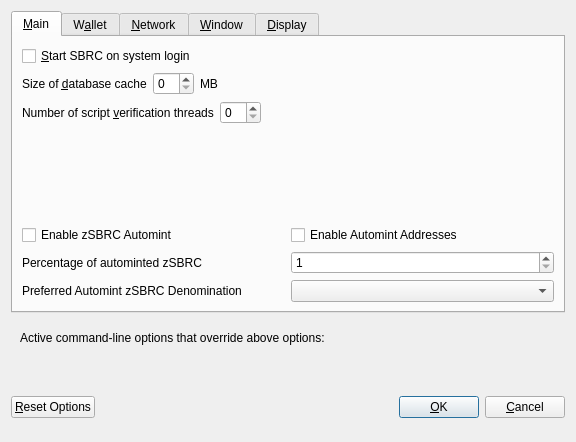
<?xml version="1.0" encoding="UTF-8"?>
<ui version="4.0">
 <class>OptionsDialog</class>
 <widget class="QDialog" name="OptionsDialog">
  <property name="geometry">
   <rect>
    <x>0</x>
    <y>0</y>
    <width>576</width>
    <height>442</height>
   </rect>
  </property>
  <property name="windowTitle">
   <string>Options</string>
  </property>
  <property name="modal">
   <bool>true</bool>
  </property>
  <layout class="QVBoxLayout" name="verticalLayout">
   <item>
    <widget class="QTabWidget" name="tabWidget">
     <property name="currentIndex">
      <number>0</number>
     </property>
     <widget class="QWidget" name="tabMain">
      <attribute name="title">
       <string>&amp;Main</string>
      </attribute>
      <layout class="QVBoxLayout" name="verticalLayout_Main">
       <item>
        <widget class="QCheckBox" name="bitcoinAtStartup">
         <property name="toolTip">
          <string>Automatically start SBRC after logging in to the system.</string>
         </property>
         <property name="text">
          <string>&amp;Start SBRC on system login</string>
         </property>
        </widget>
       </item>
       <item>
        <layout class="QHBoxLayout" name="horizontalLayout_2_Main">
         <item>
          <widget class="QLabel" name="databaseCacheLabel">
           <property name="text">
            <string>Size of &amp;database cache</string>
           </property>
           <property name="textFormat">
            <enum>Qt::PlainText</enum>
           </property>
           <property name="buddy">
            <cstring>databaseCache</cstring>
           </property>
          </widget>
         </item>
         <item>
          <widget class="QSpinBox" name="databaseCache"/>
         </item>
         <item>
          <widget class="QLabel" name="databaseCacheUnitLabel">
           <property name="text">
            <string>MB</string>
           </property>
           <property name="textFormat">
            <enum>Qt::PlainText</enum>
           </property>
          </widget>
         </item>
         <item>
          <spacer name="horizontalSpacer_2_Main">
           <property name="orientation">
            <enum>Qt::Horizontal</enum>
           </property>
           <property name="sizeHint" stdset="0">
            <size>
             <width>40</width>
             <height>20</height>
            </size>
           </property>
          </spacer>
         </item>
        </layout>
       </item>
       <item>
        <layout class="QHBoxLayout" name="horizontalLayout_3_Main">
         <item>
          <widget class="QLabel" name="threadsScriptVerifLabel">
           <property name="text">
            <string>Number of script &amp;verification threads</string>
           </property>
           <property name="textFormat">
            <enum>Qt::PlainText</enum>
           </property>
           <property name="buddy">
            <cstring>threadsScriptVerif</cstring>
           </property>
          </widget>
         </item>
         <item>
          <widget class="QSpinBox" name="threadsScriptVerif">
           <property name="toolTip">
            <string>(0 = auto, &lt;0 = leave that many cores free)</string>
           </property>
          </widget>
         </item>
         <item>
          <spacer name="horizontalSpacer_3_Main">
           <property name="orientation">
            <enum>Qt::Horizontal</enum>
           </property>
           <property name="sizeHint" stdset="0">
            <size>
             <width>40</width>
             <height>20</height>
            </size>
           </property>
          </spacer>
         </item>
        </layout>
       </item>
       <item>
        <spacer name="verticalSpacer_2">
         <property name="orientation">
          <enum>Qt::Vertical</enum>
         </property>
         <property name="sizeHint" stdset="0">
          <size>
           <width>20</width>
           <height>40</height>
          </size>
         </property>
        </spacer>
       </item>
       <item>
        <widget class="QWidget" name="verticalZpivOptionsWidget" native="true">
         <layout class="QVBoxLayout" name="verticalZpivOptionsLayout">
          <property name="margin">
           <number>0</number>
          </property>
          <item>
           <layout class="QHBoxLayout" name="horizontalAutomintingLayout">
            <item>
             <widget class="QCheckBox" name="checkBoxZeromintEnable">
              <property name="toolTip">
               <string>Enable automatic minting of SBRC units to zSBRC</string>
              </property>
              <property name="layoutDirection">
               <enum>Qt::LeftToRight</enum>
              </property>
              <property name="text">
               <string>Enable zSBRC Automint</string>
              </property>
             </widget>
            </item>
            <item>
             <widget class="QCheckBox" name="checkBoxZeromintAddresses">
              <property name="toolTip">
               <string>Enable automatic zSBRC minting from specific addresses</string>
              </property>
              <property name="layoutDirection">
               <enum>Qt::LeftToRight</enum>
              </property>
              <property name="text">
               <string>Enable Automint Addresses</string>
              </property>
             </widget>
            </item>
           </layout>
          </item>
          <item>
           <layout class="QHBoxLayout" name="horizontalZmintPercentageLayout">
            <item>
             <widget class="QLabel" name="percentage_label">
              <property name="toolTip">
               <string>Percentage of incoming SBRC which get automatically converted to zSBRC via Zerocoin Protocol (min: 10%)</string>
              </property>
              <property name="text">
               <string>Percentage of autominted zSBRC</string>
              </property>
             </widget>
            </item>
            <item>
             <widget class="QSpinBox" name="zeromintPercentage">
              <property name="minimum">
               <number>1</number>
              </property>
              <property name="maximum">
               <number>100</number>
              </property>
             </widget>
            </item>
           </layout>
          </item>
          <item>
           <layout class="QHBoxLayout" name="horizontalLayout" stretch="0,0">
            <property name="sizeConstraint">
             <enum>QLayout::SetFixedSize</enum>
            </property>
            <item>
             <widget class="QLabel" name="labelPreferredDenom">
              <property name="maximumSize">
               <size>
                <width>16777215</width>
                <height>16777215</height>
               </size>
              </property>
              <property name="toolTip">
               <string>Wait with automatic conversion to Zerocoin until enough SBRC for this denomination is available</string>
              </property>
              <property name="text">
               <string>Preferred Automint zSBRC Denomination</string>
              </property>
             </widget>
            </item>
            <item>
             <widget class="QComboBox" name="preferredDenom">
              <property name="maximumSize">
               <size>
                <width>16777215</width>
                <height>27</height>
               </size>
              </property>
              <property name="toolTip">
               <string>Wait with automatic conversion to Zerocoin until enough SBRC for this denomination is available</string>
              </property>
              <property name="maxVisibleItems">
               <number>9</number>
              </property>
              <property name="maxCount">
               <number>9</number>
              </property>
             </widget>
            </item>
           </layout>
          </item>
         </layout>
        </widget>
       </item>
      </layout>
     </widget>
     <widget class="QWidget" name="tabWallet">
      <attribute name="title">
       <string>W&amp;allet</string>
      </attribute>
      <layout class="QVBoxLayout" name="verticalLayout_Wallet">
       <item>
        <layout class="QHBoxLayout" name="horizontalLayout_2_Wallet">
         <item>
          <widget class="QLabel" name="labelStakeSplitThresholdText">
           <property name="text">
            <string>Stake split threshold:</string>
           </property>
          </widget>
         </item>
         <item>
          <widget class="QSpinBox" name="spinBoxStakeSplitThreshold">
           <property name="minimum">
            <number>1</number>
           </property>
           <property name="maximum">
            <number>999999</number>
           </property>
          </widget>
         </item>
        </layout>
       </item>
       <item>
        <widget class="QGroupBox" name="groupBox">
         <property name="title">
          <string>Expert</string>
         </property>
         <layout class="QVBoxLayout" name="verticalLayout_2">
          <item>
           <widget class="QCheckBox" name="coinControlFeatures">
            <property name="toolTip">
             <string>Whether to show coin control features or not.</string>
            </property>
            <property name="text">
             <string>Enable coin &amp;control features</string>
            </property>
           </widget>
          </item>
          <item>
           <widget class="QCheckBox" name="showMasternodesTab">
            <property name="toolTip">
             <string>Show additional tab listing all your masternodes in first sub-tab&lt;br/&gt;and all masternodes on the network in second sub-tab.</string>
            </property>
            <property name="text">
             <string>Show Masternodes Tab</string>
            </property>
           </widget>
          </item>
          <item>
           <widget class="QCheckBox" name="spendZeroConfChange">
            <property name="toolTip">
             <string>If you disable the spending of unconfirmed change, the change from a transaction&lt;br/&gt;cannot be used until that transaction has at least one confirmation.&lt;br/&gt;This also affects how your balance is computed.</string>
            </property>
            <property name="text">
             <string>&amp;Spend unconfirmed change</string>
            </property>
           </widget>
          </item>
         </layout>
        </widget>
       </item>
       <item>
        <spacer name="verticalSpacer_Wallet">
         <property name="orientation">
          <enum>Qt::Vertical</enum>
         </property>
         <property name="sizeHint" stdset="0">
          <size>
           <width>20</width>
           <height>40</height>
          </size>
         </property>
        </spacer>
       </item>
      </layout>
     </widget>
     <widget class="QWidget" name="tabNetwork">
      <attribute name="title">
       <string>&amp;Network</string>
      </attribute>
      <layout class="QVBoxLayout" name="verticalLayout_Network">
       <item>
        <widget class="QCheckBox" name="mapPortUpnp">
         <property name="toolTip">
          <string>Automatically open the SBRC client port on the router. This only works when your router supports UPnP and it is enabled.</string>
         </property>
         <property name="text">
          <string>Map port using &amp;UPnP</string>
         </property>
        </widget>
       </item>
       <item>
        <widget class="QCheckBox" name="allowIncoming">
         <property name="toolTip">
          <string>Accept connections from outside</string>
         </property>
         <property name="text">
          <string>Allow incoming connections</string>
         </property>
        </widget>
       </item>
       <item>
        <widget class="QCheckBox" name="connectSocks">
         <property name="toolTip">
          <string>Connect to the SBRC network through a SOCKS5 proxy.</string>
         </property>
         <property name="text">
          <string>&amp;Connect through SOCKS5 proxy (default proxy):</string>
         </property>
        </widget>
       </item>
       <item>
        <layout class="QHBoxLayout" name="horizontalLayout_1_Network">
         <item>
          <widget class="QLabel" name="proxyIpLabel">
           <property name="text">
            <string>Proxy &amp;IP:</string>
           </property>
           <property name="textFormat">
            <enum>Qt::PlainText</enum>
           </property>
           <property name="buddy">
            <cstring>proxyIp</cstring>
           </property>
          </widget>
         </item>
         <item>
          <widget class="QValidatedLineEdit" name="proxyIp">
           <property name="minimumSize">
            <size>
             <width>140</width>
             <height>0</height>
            </size>
           </property>
           <property name="maximumSize">
            <size>
             <width>140</width>
             <height>16777215</height>
            </size>
           </property>
           <property name="toolTip">
            <string>IP address of the proxy (e.g. IPv4: 127.0.0.1 / IPv6: ::1)</string>
           </property>
          </widget>
         </item>
         <item>
          <widget class="QLabel" name="proxyPortLabel">
           <property name="text">
            <string>&amp;Port:</string>
           </property>
           <property name="textFormat">
            <enum>Qt::PlainText</enum>
           </property>
           <property name="buddy">
            <cstring>proxyPort</cstring>
           </property>
          </widget>
         </item>
         <item>
          <widget class="QLineEdit" name="proxyPort">
           <property name="minimumSize">
            <size>
             <width>55</width>
             <height>0</height>
            </size>
           </property>
           <property name="maximumSize">
            <size>
             <width>55</width>
             <height>16777215</height>
            </size>
           </property>
           <property name="toolTip">
            <string>Port of the proxy (e.g. 9050)</string>
           </property>
          </widget>
         </item>
         <item>
          <spacer name="horizontalSpacer_1_Network">
           <property name="orientation">
            <enum>Qt::Horizontal</enum>
           </property>
           <property name="sizeHint" stdset="0">
            <size>
             <width>40</width>
             <height>20</height>
            </size>
           </property>
          </spacer>
         </item>
        </layout>
       </item>
       <item>
        <spacer name="verticalSpacer_Network">
         <property name="orientation">
          <enum>Qt::Vertical</enum>
         </property>
         <property name="sizeHint" stdset="0">
          <size>
           <width>20</width>
           <height>40</height>
          </size>
         </property>
        </spacer>
       </item>
      </layout>
     </widget>
     <widget class="QWidget" name="tabWindow">
      <attribute name="title">
       <string>&amp;Window</string>
      </attribute>
      <layout class="QVBoxLayout" name="verticalLayout_Window">
       <item>
        <widget class="QCheckBox" name="minimizeToTray">
         <property name="toolTip">
          <string>Show only a tray icon after minimizing the window.</string>
         </property>
         <property name="text">
          <string>&amp;Minimize to the tray instead of the taskbar</string>
         </property>
        </widget>
       </item>
       <item>
        <widget class="QCheckBox" name="minimizeOnClose">
         <property name="toolTip">
          <string>Minimize instead of exit the application when the window is closed. When this option is enabled, the application will be closed only after selecting Quit in the menu.</string>
         </property>
         <property name="text">
          <string>M&amp;inimize on close</string>
         </property>
        </widget>
       </item>
       <item>
        <spacer name="verticalSpacer_Window">
         <property name="orientation">
          <enum>Qt::Vertical</enum>
         </property>
         <property name="sizeHint" stdset="0">
          <size>
           <width>20</width>
           <height>40</height>
          </size>
         </property>
        </spacer>
       </item>
      </layout>
     </widget>
     <widget class="QWidget" name="tabDisplay">
      <attribute name="title">
       <string>&amp;Display</string>
      </attribute>
      <layout class="QVBoxLayout" name="verticalLayout_Display">
       <item>
        <layout class="QHBoxLayout" name="horizontalLayout_1_Display">
         <item>
          <widget class="QLabel" name="langLabel">
           <property name="text">
            <string>User Interface &amp;language:</string>
           </property>
           <property name="textFormat">
            <enum>Qt::PlainText</enum>
           </property>
           <property name="buddy">
            <cstring>lang</cstring>
           </property>
          </widget>
         </item>
         <item>
          <widget class="QValueComboBox" name="lang">
           <property name="toolTip">
            <string>The user interface language can be set here. This setting will take effect after restarting SBRC.</string>
           </property>
          </widget>
         </item>
        </layout>
       </item>
       <item>
        <widget class="QLabel" name="label_3">
         <property name="toolTip">
          <string notr="true"/>
         </property>
         <property name="statusTip">
          <string notr="true"/>
         </property>
         <property name="whatsThis">
          <string notr="true"/>
         </property>
         <property name="accessibleName">
          <string notr="true"/>
         </property>
         <property name="text">
          <string>Language missing or translation incomplete? Help contributing translations here:
https://www.transifex.com/pivx-project/pivx-project-translations</string>
         </property>
         <property name="wordWrap">
          <bool>true</bool>
         </property>
         <property name="openExternalLinks">
          <bool>true</bool>
         </property>
         <property name="textInteractionFlags">
          <set>Qt::TextBrowserInteraction</set>
         </property>
        </widget>
       </item>
       <item>
        <layout class="QHBoxLayout" name="horizontalLayout_2_Display" stretch="0,0">
         <item>
          <widget class="QLabel" name="themeLabel">
           <property name="text">
            <string>User Interface Theme:</string>
           </property>
          </widget>
         </item>
         <item>
          <widget class="QValueComboBox" name="theme"/>
         </item>
        </layout>
       </item>
       <item>
        <widget class="QWidget" name="verticalZpivDisplayWidget" native="true">
         <layout class="QVBoxLayout" name="verticalZpivDisplayLayout">
          <property name="margin">
           <number>0</number>
          </property>
          <item>
           <widget class="Line" name="line">
            <property name="orientation">
             <enum>Qt::Horizontal</enum>
            </property>
           </widget>
          </item>
          <item>
           <layout class="QHBoxLayout" name="horizontalLayout_3_Display">
            <item>
             <widget class="QLabel" name="unitLabel">
              <property name="text">
               <string>Unit to show amounts in:</string>
              </property>
              <property name="textFormat">
               <enum>Qt::PlainText</enum>
              </property>
             </widget>
            </item>
            <item>
             <widget class="QValueComboBox" name="unit">
              <property name="toolTip">
               <string>Choose the default subdivision unit to show in the interface and when sending coins.</string>
              </property>
             </widget>
            </item>
           </layout>
          </item>
          <item>
           <layout class="QHBoxLayout" name="horizontalLayout_4_Display">
            <item>
             <widget class="QLabel" name="digitsLabel">
              <property name="text">
               <string>Decimal digits</string>
              </property>
             </widget>
            </item>
            <item>
             <widget class="QValueComboBox" name="digits"/>
            </item>
           </layout>
          </item>
          <item>
           <layout class="QHBoxLayout" name="horizontalLayout_5_Display">
            <item>
             <widget class="QCheckBox" name="checkBoxHideZeroBalances">
              <property name="toolTip">
               <string>Hide empty balances</string>
              </property>
              <property name="layoutDirection">
               <enum>Qt::LeftToRight</enum>
              </property>
              <property name="text">
               <string>Hide empty balances</string>
              </property>
             </widget>
            </item>
            <item>
             <widget class="QCheckBox" name="checkBoxHideOrphans">
              <property name="toolTip">
               <string>Hide orphan stakes in transaction lists</string>
              </property>
              <property name="text">
               <string>Hide orphan stakes</string>
              </property>
             </widget>
            </item>
            <item>
             <spacer name="horizontalSpacer">
              <property name="orientation">
               <enum>Qt::Horizontal</enum>
              </property>
              <property name="sizeHint" stdset="0">
               <size>
                <width>40</width>
                <height>20</height>
               </size>
              </property>
             </spacer>
            </item>
           </layout>
          </item>
          <item>
           <layout class="QHBoxLayout" name="horizontalLayout_6_Display">
            <item>
             <widget class="QLabel" name="thirdPartyTxUrlsLabel">
              <property name="toolTip">
               <string>Third party URLs (e.g. a block explorer) that appear in the transactions tab as context menu items. %s in the URL is replaced by transaction hash. Multiple URLs are separated by vertical bar |.</string>
              </property>
              <property name="text">
               <string>Third party transaction URLs</string>
              </property>
             </widget>
            </item>
            <item>
             <widget class="QLineEdit" name="thirdPartyTxUrls">
              <property name="toolTip">
               <string>Third party URLs (e.g. a block explorer) that appear in the transactions tab as context menu items. %s in the URL is replaced by transaction hash. Multiple URLs are separated by vertical bar |.</string>
              </property>
             </widget>
            </item>
           </layout>
          </item>
         </layout>
        </widget>
       </item>
       <item>
        <spacer name="verticalSpacer">
         <property name="orientation">
          <enum>Qt::Vertical</enum>
         </property>
         <property name="sizeHint" stdset="0">
          <size>
           <width>20</width>
           <height>40</height>
          </size>
         </property>
        </spacer>
       </item>
      </layout>
     </widget>
    </widget>
   </item>
   <item>
    <widget class="QFrame" name="frame">
     <layout class="QVBoxLayout" name="verticalLayout_Bottom">
      <item>
       <layout class="QHBoxLayout" name="horizontalLayout_Bottom">
        <item>
         <widget class="QLabel" name="overriddenByCommandLineInfoLabel">
          <property name="text">
           <string>Active command-line options that override above options:</string>
          </property>
          <property name="textFormat">
           <enum>Qt::PlainText</enum>
          </property>
         </widget>
        </item>
        <item>
         <spacer name="horizontalSpacer_Bottom">
          <property name="orientation">
           <enum>Qt::Horizontal</enum>
          </property>
          <property name="sizeHint" stdset="0">
           <size>
            <width>40</width>
            <height>20</height>
           </size>
          </property>
         </spacer>
        </item>
       </layout>
      </item>
      <item>
       <widget class="QLabel" name="overriddenByCommandLineLabel">
        <property name="text">
         <string/>
        </property>
        <property name="textFormat">
         <enum>Qt::PlainText</enum>
        </property>
        <property name="wordWrap">
         <bool>true</bool>
        </property>
       </widget>
      </item>
     </layout>
    </widget>
   </item>
   <item>
    <layout class="QHBoxLayout" name="horizontalLayout_Buttons">
     <item>
      <widget class="QPushButton" name="resetButton">
       <property name="toolTip">
        <string>Reset all client options to default.</string>
       </property>
       <property name="text">
        <string>&amp;Reset Options</string>
       </property>
       <property name="autoDefault">
        <bool>false</bool>
       </property>
      </widget>
     </item>
     <item>
      <spacer name="horizontalSpacer_1">
       <property name="orientation">
        <enum>Qt::Horizontal</enum>
       </property>
       <property name="sizeHint" stdset="0">
        <size>
         <width>40</width>
         <height>48</height>
        </size>
       </property>
      </spacer>
     </item>
     <item>
      <widget class="QLabel" name="statusLabel">
       <property name="minimumSize">
        <size>
         <width>200</width>
         <height>0</height>
        </size>
       </property>
       <property name="font">
        <font>
         <weight>75</weight>
         <bold>true</bold>
        </font>
       </property>
       <property name="text">
        <string/>
       </property>
       <property name="textFormat">
        <enum>Qt::PlainText</enum>
       </property>
       <property name="wordWrap">
        <bool>true</bool>
       </property>
      </widget>
     </item>
     <item>
      <spacer name="horizontalSpacer_2">
       <property name="orientation">
        <enum>Qt::Horizontal</enum>
       </property>
       <property name="sizeHint" stdset="0">
        <size>
         <width>40</width>
         <height>48</height>
        </size>
       </property>
      </spacer>
     </item>
     <item>
      <widget class="QPushButton" name="okButton">
       <property name="text">
        <string>&amp;OK</string>
       </property>
       <property name="autoDefault">
        <bool>false</bool>
       </property>
       <property name="default">
        <bool>true</bool>
       </property>
      </widget>
     </item>
     <item>
      <widget class="QPushButton" name="cancelButton">
       <property name="text">
        <string>&amp;Cancel</string>
       </property>
       <property name="autoDefault">
        <bool>false</bool>
       </property>
      </widget>
     </item>
    </layout>
   </item>
  </layout>
 </widget>
 <customwidgets>
  <customwidget>
   <class>QValidatedLineEdit</class>
   <extends>QLineEdit</extends>
   <header>qvalidatedlineedit.h</header>
  </customwidget>
  <customwidget>
   <class>QValueComboBox</class>
   <extends>QComboBox</extends>
   <header>qvaluecombobox.h</header>
  </customwidget>
 </customwidgets>
 <resources/>
 <connections/>
</ui>
